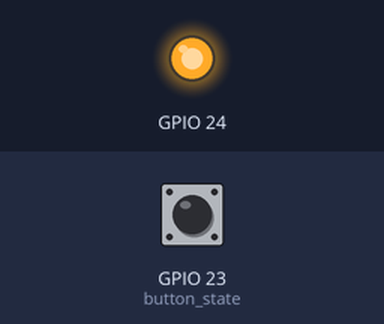
Simulated run of this program. Board: Raspberry Pi (BCM pin numbers). Parts: output pins drawn as LEDs (lit = HIGH). The inputs (shaded band) are chosen by the test bench; at power-on: GPIO 23 (button_state) HIGH. What the program prints to the terminal is not drawn.

Above: at 1.2 s.
1.3 s: GPIO 23 (button_state) pulled LOW for 0.25 s
At 1.47 s:
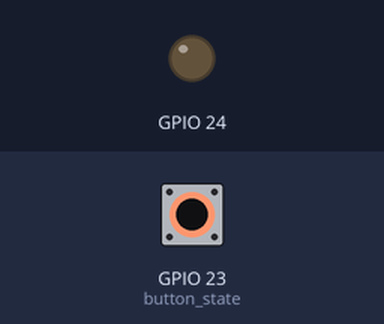
3.0 s: GPIO 23 (button_state) pulled LOW for 3.2 s
At 7.0 s:
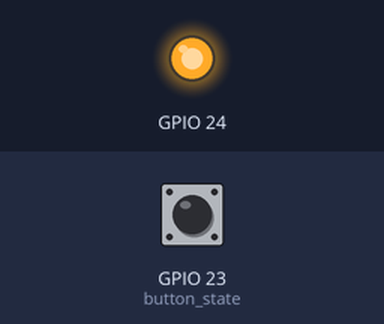
Timing chart, 0 to 8.5 s (numbered marks = the images above; inputs shaded):
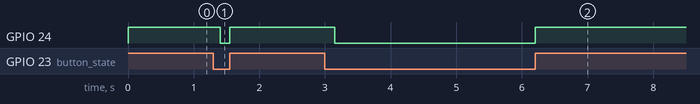

The program:

switch.py
```python
import RPi.GPIO as GPIO
import time

GPIO.setmode(GPIO.BCM)
GPIO.setup(23, GPIO.IN, pull_up_down = GPIO.PUD_UP)
GPIO.setup(24, GPIO.OUT)

while True:
    button_state = GPIO.input(23)
    if button_state == True:
        GPIO.output(24, True)
        print("Button pressed...")
        time.sleep(0.2)
    else:
        GPIO.output(24, False)
```

Measured:
- after the input at 1.3 s, GPIO 24: HIGH → LOW after 0.10 s, → HIGH 0.15 s later
- after the input at 3.0 s, GPIO 24: HIGH → LOW after 0.15 s, → HIGH 3.0 s later
